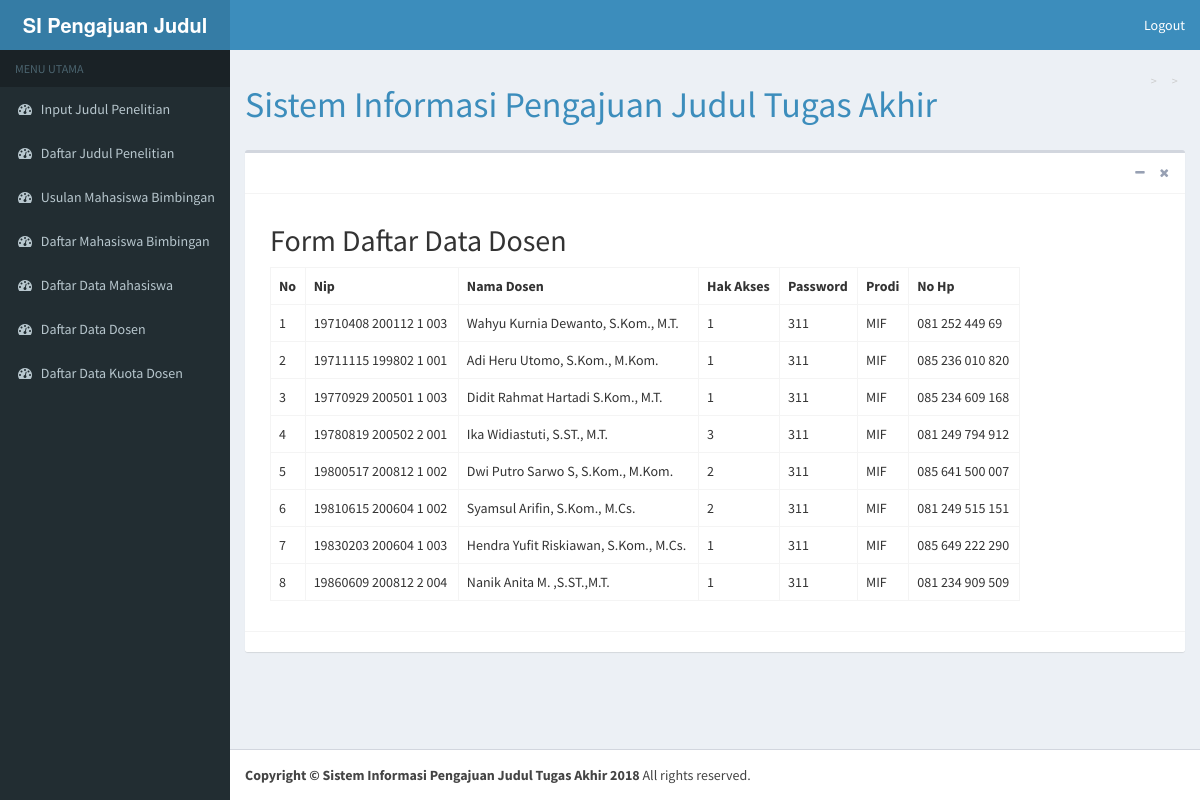
The app's page /index.php/kordinator/daftardsn, older data.
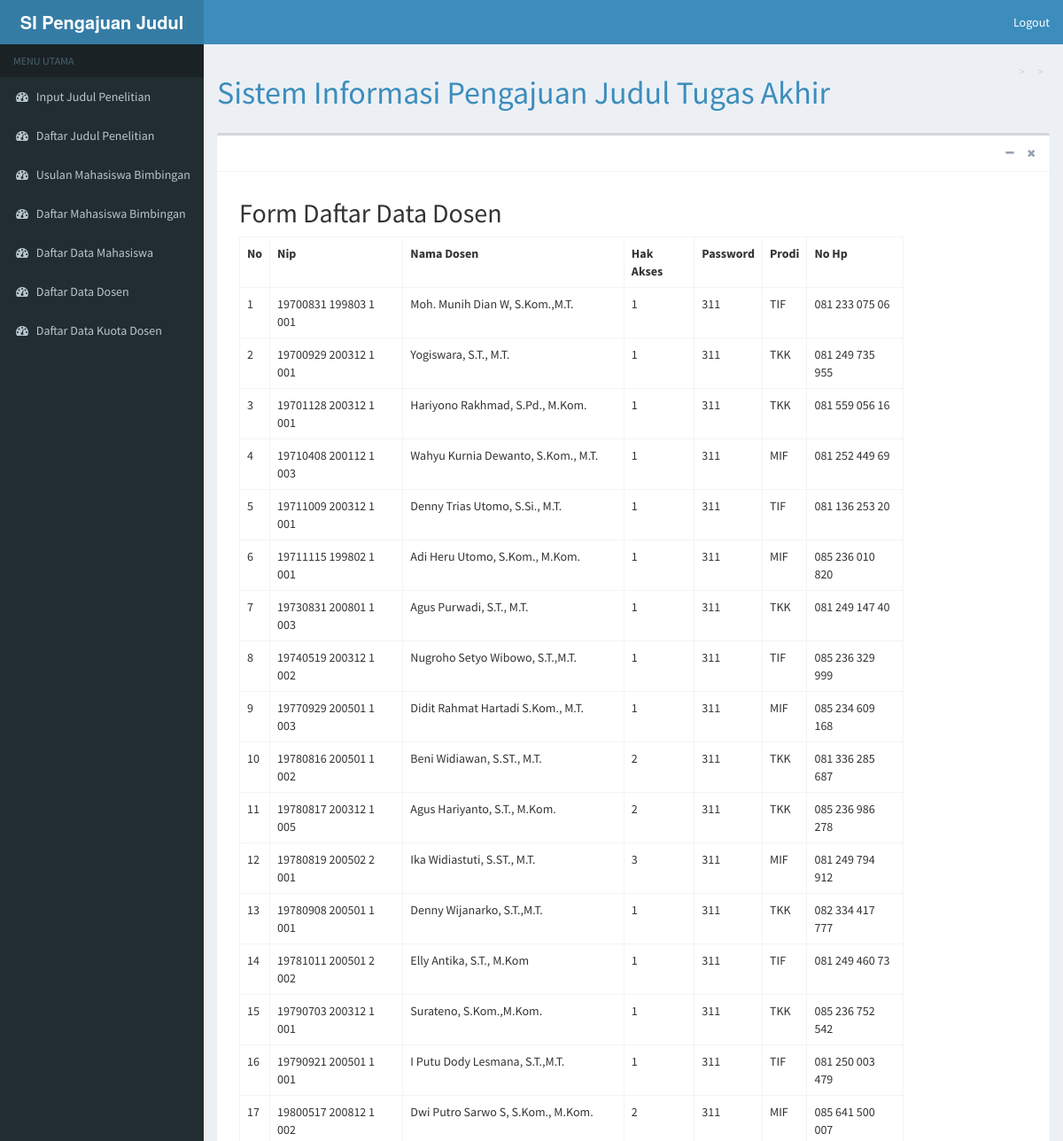
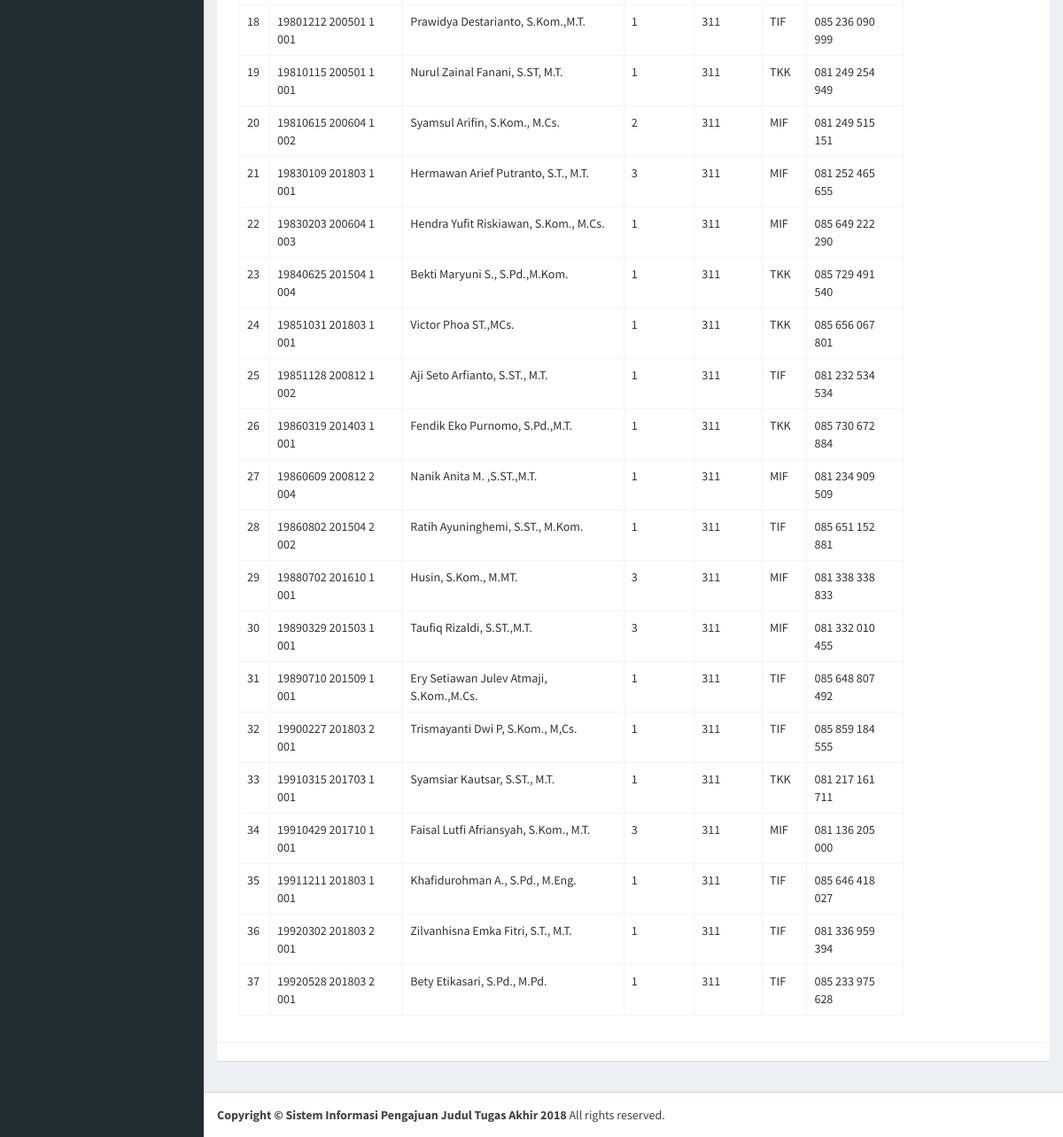
The same page, newer data (2 pictures, top to bottom).
### tables this page shows
CREATE TABLE `data_dosen` (
  `nip` varchar(30) NOT NULL,
  `nama_dosen` char(100) NOT NULL,
  `hak_akses` enum('1','2','3') NOT NULL,
  `password` varchar(15) NOT NULL,
  `prodi` char(3) NOT NULL,
  `no_hp` varchar(50) NOT NULL
);

### application/views/kordinator/content.php (called while the page is built, shortened)
<?php
$this->load->view('kordinator/header');
if (isset($uniqid)){
  $this->load->view('kordinator/'.$uniqid);
} else {
  show_404();
}
?>

### application/controllers/Kordinator.php (called while the page is built, shortened)
<?php
class Kordinator extends CI_Controller {
	function __construct(){
		$this->load->helper(array('url'));
		$this->load->model('Kuotadosen_model');
		$this->load->model('logindosen_model');
		$this->load->model('koor_model');
	}
	public function daftardsn()
	{
		$data = array(
			'uniqid' => 'cobadaftardosen',
			$this->load->model('Pengajuan_Model'),
			'inner' => $this->Pengajuan_Model->tampil_dsn(),
		);
		$this->load->view('kordinator/content',$data);
	}
}

### index.php (called while the page is built, shortened)
<?php
require_once BASEPATH.'core/CodeIgniter.php';

### application/models/Pengajuan_Model.php (called while the page is built, shortened)
<?php
class Pengajuan_Model extends CI_Model{
	function tampil_dsn(){
		$this->db->select('*');
	    $this->db->from('data_dosen');
	    $x = $this->db->get();
	    return $x->result();
	}
}

### application/views/kordinator/cobadaftardosen.php (the view, shortened to what this page needs)
<div class="content-wrapper">
  <section class="content-header">
    <h1>
      Sistem Informasi Pengajuan Judul Tugas Akhir
    </h1>
    <ol class="breadcrumb">
      <li><a href="#"></a></li>
      <li class="active"></li>
    </ol>
  </section>
  <section class="content">
    <div class="box">
      <div class="box-header with-border">
        <div class="box-tools pull-right">
          <button type="button" class="btn btn-box-tool" data-widget="collapse" data-toggle="tooltip" title="Collapse">
            <i class="fa fa-minus"></i></button>
          <button type="button" class="btn btn-box-tool" data-widget="remove" data-toggle="tooltip" title="Remove">
            <i class="fa fa-times"></i></button>
        </div>
      </div>
      <div class="box-body">
      <section id="about">
    <div class="container">
      <div class="row">
        <div class="col-lg-8 mx-auto">
          <form action="<?php echo base_url('kordinator/formdaftarusulanjuduldosen') ?>" method="post">
            <div class="card">
            <div class="card-header">
              <h2>Form Daftar Data Dosen
            </div>
            <div class="card-body p-4" align="center">
            <table class="table table-bordered "  style="background-color:white; width: 100%;">
              <tr>
                <th>No</th>
                <th>Nip</th>
                <th>Nama Dosen</th>
                <th>Hak Akses</th>
                <th>Password</th>
                <th>Prodi</th>
                <th>No Hp</th>
              </tr>
              <?php
              $no = 1;
              foreach($inner as $u){
              ?>
              <tr>
                <td><?php echo $no++ ?></td>
                <td><?php echo $u->nip ?></td>
                <td><?php echo $u->nama_dosen ?></td>
                <td><?php echo $u->hak_akses ?></td>
                <td><?php echo $u->password ?></td>
                <td><?php echo $u->prodi ?></td>
                <td><?php echo $u->no_hp ?></td>
              </tr><?php }?>
            </table>
            </div>
          </div>
        </form>
        </div>
      </div>
    </div>
      </div>
      <div class="box-footer">
      </div>
    </div>
  </section>
</div>

Row changes from the older to the newer data that the page shows:
added data_dosen: nip "19700831 199803 1 001", nama_dosen "Moh. Munih Dian W, S.Kom.,M.T.", hak_akses "1", password "311", prodi "TIF", no_hp "081 233 075 06"
added data_dosen: nip "19700929 200312 1 001", nama_dosen "Yogiswara, S.T., M.T.", hak_akses "1", password "311", prodi "TKK", no_hp "081 249 735 955"
added data_dosen: nip "19701128 200312 1 001", nama_dosen "Hariyono Rakhmad, S.Pd., M.Kom.", hak_akses "1", password "311", prodi "TKK", no_hp "081 559 056 16"
added data_dosen: nip "19711009 200312 1 001", nama_dosen "Denny Trias Utomo, S.Si., M.T.", hak_akses "1", password "311", prodi "TIF", no_hp "081 136 253 20"
added data_dosen: nip "19730831 200801 1 003", nama_dosen "Agus Purwadi, S.T., M.T.", hak_akses "1", password "311", prodi "TKK", no_hp "081 249 147 40"
added data_dosen: nip "19740519 200312 1 002", nama_dosen "Nugroho Setyo Wibowo, S.T.,M.T.", hak_akses "1", password "311", prodi "TIF", no_hp "085 236 329 999"
added data_dosen: nip "19780816 200501 1 002", nama_dosen "Beni Widiawan, S.ST., M.T.", hak_akses "2", password "311", prodi "TKK", no_hp "081 336 285 687"
added data_dosen: nip "19780817 200312 1 005", nama_dosen "Agus Hariyanto, S.T., M.Kom.", hak_akses "2", password "311", prodi "TKK", no_hp "085 236 986 278"
added data_dosen: nip "19780908 200501 1 001", nama_dosen "Denny Wijanarko, S.T.,M.T.", hak_akses "1", password "311", prodi "TKK", no_hp "082 334 417 777"
added data_dosen: nip "19781011 200501 2 002", nama_dosen "Elly Antika, S.T., M.Kom", hak_akses "1", password "311", prodi "TIF", no_hp "081 249 460 73"
added data_dosen: nip "19790703 200312 1 001", nama_dosen "Surateno, S.Kom.,M.Kom.", hak_akses "1", password "311", prodi "TKK", no_hp "085 236 752 542"
added data_dosen: nip "19790921 200501 1 001", nama_dosen "I Putu Dody Lesmana, S.T.,M.T.", hak_akses "1", password "311", prodi "TIF", no_hp "081 250 003 479"
added data_dosen: nip "19801212 200501 1 001", nama_dosen "Prawidya Destarianto, S.Kom.,M.T.", hak_akses "1", password "311", prodi "TIF", no_hp "085 236 090 999"
added data_dosen: nip "19810115 200501 1 001", nama_dosen "Nurul Zainal Fanani, S.ST, M.T.", hak_akses "1", password "311", prodi "TKK", no_hp "081 249 254 949"
added data_dosen: nip "19830109 201803 1 001", nama_dosen "Hermawan Arief Putranto, S.T., M.T.", hak_akses "3", password "311", prodi "MIF", no_hp "081 252 465 655"
added data_dosen: nip "19840625 201504 1 004", nama_dosen "Bekti Maryuni S., S.Pd.,M.Kom.", hak_akses "1", password "311", prodi "TKK", no_hp "085 729 491 540"
added data_dosen: nip "19851031 201803 1 001", nama_dosen "Victor Phoa ST.,MCs.", hak_akses "1", password "311", prodi "TKK", no_hp "085 656 067 801"
added data_dosen: nip "19851128 200812 1 002", nama_dosen "Aji Seto Arfianto, S.ST., M.T.", hak_akses "1", password "311", prodi "TIF", no_hp "081 232 534 534"
added data_dosen: nip "19860319 201403 1 001", nama_dosen "Fendik Eko Purnomo, S.Pd.,M.T.", hak_akses "1", password "311", prodi "TKK", no_hp "085 730 672 884"
added data_dosen: nip "19860802 201504 2 002", nama_dosen "Ratih Ayuninghemi, S.ST., M.Kom.", hak_akses "1", password "311", prodi "TIF", no_hp "085 651 152 881"
added data_dosen: nip "19880702 201610 1 001", nama_dosen "Husin, S.Kom., M.MT.", hak_akses "3", password "311", prodi "MIF", no_hp "081 338 338 833"
added data_dosen: nip "19890329 201503 1 001", nama_dosen "Taufiq Rizaldi, S.ST.,M.T.", hak_akses "3", password "311", prodi "MIF", no_hp "081 332 010 455"
added data_dosen: nip "19890710 201509 1 001", nama_dosen "Ery Setiawan Julev Atmaji, S.Kom.,M.Cs.", hak_akses "1", password "311", prodi "TIF", no_hp "085 648 807 492"
added data_dosen: nip "19900227 201803 2 001", nama_dosen "Trismayanti Dwi P, S.Kom., M,Cs.", hak_akses "1", password "311", prodi "TIF", no_hp "085 859 184 555"
added data_dosen: nip "19910315 201703 1 001", nama_dosen "Syamsiar Kautsar, S.ST., M.T.", hak_akses "1", password "311", prodi "TKK", no_hp "081 217 161 711"
added data_dosen: nip "19910429 201710 1 001", nama_dosen "Faisal Lutfi Afriansyah, S.Kom., M.T.", hak_akses "3", password "311", prodi "MIF", no_hp "081 136 205 000"
added data_dosen: nip "19911211 201803 1 001", nama_dosen "Khafidurohman A., S.Pd., M.Eng.", hak_akses "1", password "311", prodi "TIF", no_hp "085 646 418 027"
added data_dosen: nip "19920302 201803 2 001", nama_dosen "Zilvanhisna Emka Fitri, S.T., M.T.", hak_akses "1", password "311", prodi "TIF", no_hp "081 336 959 394"
added data_dosen: nip "19920528 201803 2 001", nama_dosen "Bety Etikasari, S.Pd., M.Pd.", hak_akses "1", password "311", prodi "TIF", no_hp "085 233 975 628"
